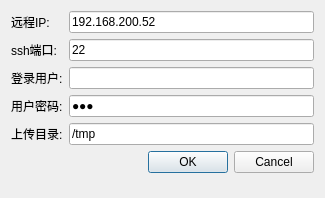
<?xml version="1.0" encoding="UTF-8"?>
<ui version="4.0">
 <class>Dialog</class>
 <widget class="QDialog" name="Dialog">
  <property name="geometry">
   <rect>
    <x>0</x>
    <y>0</y>
    <width>325</width>
    <height>198</height>
   </rect>
  </property>
  <property name="windowTitle">
   <string>Dialog</string>
  </property>
  <layout class="QFormLayout" name="formLayout">
   <item row="0" column="0">
    <widget class="QLabel" name="label">
     <property name="text">
      <string>远程IP:</string>
     </property>
    </widget>
   </item>
   <item row="0" column="1">
    <widget class="QLineEdit" name="hostip">
     <property name="inputMask">
      <string>999.999.999.999</string>
     </property>
     <property name="text">
      <string>192.168.200.52</string>
     </property>
    </widget>
   </item>
   <item row="1" column="0">
    <widget class="QLabel" name="label_2">
     <property name="text">
      <string>ssh端口:</string>
     </property>
    </widget>
   </item>
   <item row="1" column="1">
    <widget class="QLineEdit" name="port">
     <property name="text">
      <string>22</string>
     </property>
    </widget>
   </item>
   <item row="2" column="0">
    <widget class="QLabel" name="label_3">
     <property name="text">
      <string>登录用户:</string>
     </property>
    </widget>
   </item>
   <item row="2" column="1">
    <widget class="QLineEdit" name="username"/>
   </item>
   <item row="3" column="0">
    <widget class="QLabel" name="label_4">
     <property name="text">
      <string>用户密码:</string>
     </property>
    </widget>
   </item>
   <item row="3" column="1">
    <widget class="QLineEdit" name="passwd">
     <property name="text">
      <string>222</string>
     </property>
     <property name="echoMode">
      <enum>QLineEdit::Password</enum>
     </property>
    </widget>
   </item>
   <item row="4" column="0">
    <widget class="QLabel" name="label_7">
     <property name="text">
      <string>上传目录:</string>
     </property>
    </widget>
   </item>
   <item row="4" column="1">
    <widget class="QLineEdit" name="uploadDir">
     <property name="text">
      <string>/tmp</string>
     </property>
     <property name="echoMode">
      <enum>QLineEdit::Normal</enum>
     </property>
    </widget>
   </item>
   <item row="5" column="1">
    <widget class="QDialogButtonBox" name="buttonBox">
     <property name="orientation">
      <enum>Qt::Horizontal</enum>
     </property>
     <property name="standardButtons">
      <set>QDialogButtonBox::Cancel|QDialogButtonBox::Ok</set>
     </property>
    </widget>
   </item>
  </layout>
 </widget>
 <resources/>
 <connections>
  <connection>
   <sender>buttonBox</sender>
   <signal>accepted()</signal>
   <receiver>Dialog</receiver>
   <slot>accept()</slot>
   <hints>
    <hint type="sourcelabel">
     <x>248</x>
     <y>254</y>
    </hint>
    <hint type="destinationlabel">
     <x>157</x>
     <y>274</y>
    </hint>
   </hints>
  </connection>
  <connection>
   <sender>buttonBox</sender>
   <signal>rejected()</signal>
   <receiver>Dialog</receiver>
   <slot>reject()</slot>
   <hints>
    <hint type="sourcelabel">
     <x>316</x>
     <y>260</y>
    </hint>
    <hint type="destinationlabel">
     <x>286</x>
     <y>274</y>
    </hint>
   </hints>
  </connection>
 </connections>
</ui>
